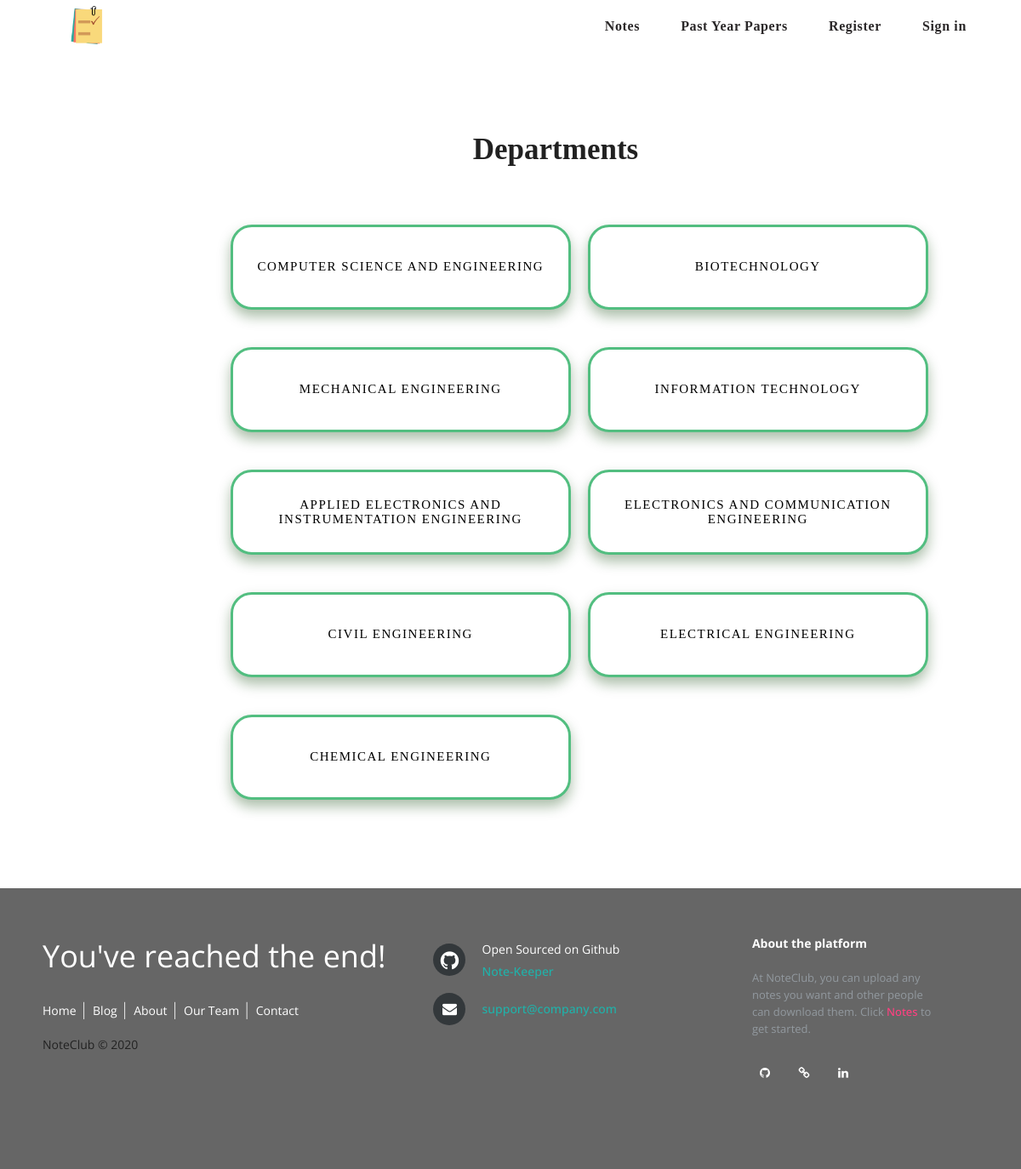
The app's page /notes/ with its own data.
### main/models.py (models this page shows, shortened)
class Department(models.Model):
	department_name = models.CharField(max_length = 200)
	college_name = models.ForeignKey(College, default = 1, verbose_name = "College", on_delete = models.SET_DEFAULT)
	department_slug = models.CharField(max_length = 200, default = 1)
	class Meta:
		verbose_name_plural = "Departments"

### main/views.py (the view)
# urls.py: path('notes/', views.department, name = "department"),
def department(request):
	return render(request,
				  "main/department.html",
				  {"department": Department.objects.all})

### main/templates/main/department.html
{% extends 'main/header.html' %}
			{% block content %}
			{% load static %}
				<link href = "{% static 'main/css/department-style.css' %}", rel = 'stylesheet'>
				<div class = "container">
					<p class = "heading">
						Departments
					</p>
				</div>
				<div class = "container">
					<div class="row">
				        {% for dept in department %}
				            <div class="col s12 m6 l6">
				                <a href="{{dept.department_slug}}", style="color:#000">
				                    <button class="college-button btn-border">{{dept.department_name}}</button>
				                    <p class = "big">&nbsp;</p>
				                </a>
				            </div>
				        {% endfor %}
			    	</div>
			    </div>
            {% endblock %}

### main/templates/main/header.html (shortened to what this page needs)
<head>
  {% load static %}
    <link href = "{% static 'main/css/material.css' %}", rel = 'stylesheet'>
    <link href = "{% static 'main/css/random-styling.css' %}", rel = 'stylesheet'>
    <link rel="stylesheet" href="https://cdnjs.cloudflare.com/ajax/libs/font-awesome/4.7.0/css/font-awesome.min.css">
</head>
<body onload = "preloader()">
    <div class="mdl-layout mdl-js-layout">
        {% include './includes/navbar.html' %}
        {% include './includes/messages.html' %}
        <main class="mdl-layout__content">
            <div class="page-content">
                <br><br>
                {% block content %}
                {% endblock %}
                <br><br>
            </div>
            {% include './includes/footer.html' %}
        </main>
    </div>
</body>

### main/templates/main/includes/navbar.html (shortened to what this page needs)
{% load static %}
        <header class="mdl-layout__header--transparent">
            <div class="mdl-layout__header-row">
                <span class="mdl-layout-title">
                    <a href = "/"><img class = "logo-actual" src = "{% static 'images/logo.png' %}"></a>
                </span>
                <nav class="mdl-navigation mdl-layout--large-screen-only">
                    <a class="mdl-navigation__link" href="/notes"><h6>Notes</h6></a>
                    <a class="mdl-navigation__link" href="/past-year-papers"><h6>Past Year Papers</h6></a>
                    {% if user.is_authenticated %}
                        <a class="mdl-navigation__link"><h6>{{user.username|title}}</h6></a>
                        <a class="mdl-navigation__link" href="/logout"><h6>Logout</h6></a>
                    {% else %}
                        <a class="mdl-navigation__link" href="/register"><h6>Register</h6></a>
                        <a class="mdl-navigation__link" href="/login"><h6>Sign in</h6></a>
                    {% endif %}
                </nav>
            </div>
        </header>

### main/templates/main/includes/messages.html (shortened to what this page needs)
{% load static %}
    <link href = "{% static 'main/css/materialize-1.css' %}", rel = 'stylesheet'>

### main/templates/main/includes/footer.html (shortened to what this page needs)
        {% load static %}
        <link href = "{% static 'main/css/footer.css' %}", rel = 'stylesheet'>
        <footer class="footer-distributed">
            <div class="footer-left">
                <h3>You've reached the end!</h3>
                <p class="footer-links">
                    <a href="/" class="link-1">Home</a>
                    <a href="https://www.tech-turtle.com/blog">Blog</a>
                    <a href="/about/">About</a>
                    <a href="/team/">Our Team</a>
                    <a href="mailto:support@company.com">Contact</a>
                </p>
                <p class="footer-company-name">NoteClub © 2020</p>
            </div>
            <div class="footer-center">
                <div>
                    <i class="fa fa-github"></i>
                    <p><span>Open Sourced on Github</span> <a href = "https://github.com/Anjani100/Note-Keeper">Note-Keeper</a></p>
                </div>
                <div>
                    <i class="fa fa-envelope"></i>
                    <p><a href="mailto:support@company.com">support@company.com</a></p>
                </div>
            </div>
            <div class="footer-right">
                <p class="footer-company-about">
                    <span>About the platform</span>
                    At NoteClub, you can upload any notes you want and other people can download them. Click <a href = "/notes">Notes</a> to get started.
                </p>
                <div class="mdl-mega-footer__bottom-section">
                    <ul class="mdl-mega-footer__link-list">
                        <li class="mdl-logo"><a href="https://github.com/Anjani100" target = "_blank" class="fa fa-github"></a></li>
                        <li class="mdl-logo"><a href="https://www.tech-turtle.com/" target = "_blank" class="fa fa-chain"></a></li>
                        <li class="mdl-logo"><a href="https://www.linkedin.com/in/anjani-kumar-singh-77337516a/" target = "_blank" class="fa fa-linkedin"></a></li>
                    </ul>
                </div>
            </div>
        </footer>

### main/static/main/css/random-styling.css (style rules this page uses)
.logo-actual { padding-bottom: 20px; width: 45px; }
.mdl-layout .mdl-layout__header--transparent { background-color: white; }
h6 { color: #0C090A; font-family: Gadget; font-weight: 550; padding-bottom: 10px; }
.fa { font-size: 20px; width: 30px; text-align: center; text-decoration: none; border-radius: 50%; }

### main/static/main/css/department-style.css (style rules this page uses)
.college-button { padding: 10px; width: 400px; height: 100px; font-size: 15px; position: relative; bottom: 460%; left: 20%; font-family: "Franklin Gothic Medium"; text-transform: uppercase; letter-spacing: 1.5px; font-weight: 500; color: black; background-color: #FFFFFF; border: solid; border-color: #52BE80; border-radius: 25px; box-shadow: 0px 8px 15px rgba(15, 69, 8, 0.35); }
.heading { font-family: "Verdana"; position: relative; left: 53px; font-weight: bold; font-size: 35px; text-align: center; padding: 60px; }
p.big { line-height: 2; }

### main/static/main/css/footer.css (style rules this page uses)
* { font-family: Open Sans; }
.footer-distributed { background: #666; box-shadow: 0 1px 1px 0 rgba(0, 0, 0, 0.12); box-sizing: border-box; width: 100%; text-align: left; font: bold 16px sans-serif; padding: 55px 50px; }
.footer-distributed .footer-left, .footer-distributed .footer-center, .footer-distributed .footer-right { display: inline-block; vertical-align: top; }
.footer-distributed .footer-left { width: 40%; }
.footer-distributed h3 { color: #ffffff; font: normal 36px 'Open Sans', cursive; margin: 0; }
.footer-distributed .footer-links { color: #ffffff; margin: 20px 0 12px; padding: 0; }
.footer-distributed .footer-links a { display:inline-block; line-height: 1.8; font-weight:400; text-decoration: none; color: inherit; }
.footer-distributed .footer-company-name { color: #222; font-size: 14px; font-weight: normal; margin: 0; }
.footer-distributed .footer-center { width: 35%; }
.footer-distributed .footer-center i { background-color: #33383b; color: #ffffff; font-size: 25px; width: 38px; height: 38px; border-radius: 50%; text-align: center; line-height: 42px; margin: 10px 15px; vertical-align: middle; }
.footer-distributed .footer-center i.fa-envelope { font-size: 17px; line-height: 38px; }
.footer-distributed .footer-center p { display: inline-block; color: #ffffff; font-weight:400; vertical-align: middle; margin:0; }
.footer-distributed .footer-center p span { display:block; font-weight: normal; font-size:14px; line-height:2; }
.footer-distributed .footer-center p a { color: lightseagreen; text-decoration: none;; }
.footer-distributed .footer-links a:before { content: "|"; font-weight:300; font-size: 20px; left: 0; color: #fff; display: inline-block; padding-right: 5px; }
.footer-distributed .footer-links .link-1:before { content: none; }
.footer-distributed .footer-right { width: 20%; }
.footer-distributed .footer-company-about { line-height: 20px; color: #92999f; font-size: 13px; font-weight: normal; margin: 0; }
.footer-distributed .footer-company-about span { display: block; color: #ffffff; font-size: 14px; font-weight: bold; margin-bottom: 20px; }

### main/templates/main/header.html (style rules this page uses)
.mdl-layout .mdl-layout__header--transparent { background-color: white; }
h6 { padding-bottom: 10px; }
.logo-actual { padding-bottom: 5px; width: 45px; }

### records on screen
Department: department_name "COMPUTER SCIENCE AND ENGINEERING"
Department: department_name "BIOTECHNOLOGY"
Department: department_name "MECHANICAL ENGINEERING"
Department: department_name "INFORMATION TECHNOLOGY"
Department: department_name "APPLIED ELECTRONICS AND INSTRUMENTATION ENGINEERING"
Department: department_name "ELECTRONICS AND COMMUNICATION ENGINEERING"
Department: department_name "CIVIL ENGINEERING"
Department: department_name "ELECTRICAL ENGINEERING"
Department: department_name "CHEMICAL ENGINEERING"
